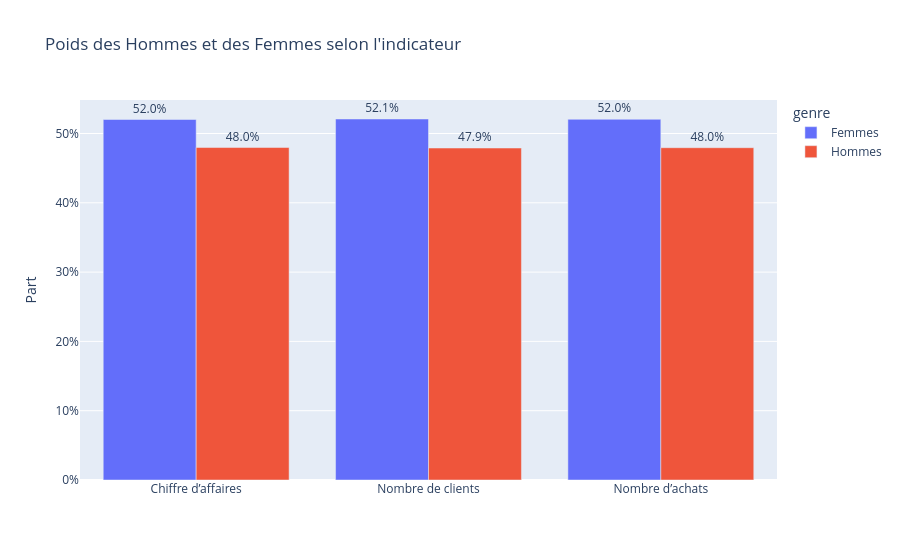

Notebook cell for this chart:
### Code cell
repartition_ca_genre = (
    metriques_clients_stats.groupby('genre', as_index=False)
    .agg(chiffre_affaires=('chiffre_affaires', 'sum'))
)

repartition_clients_genre = (
    metriques_clients_stats.groupby('genre', as_index=False)
    .agg(nombre_clients=('id_client', 'count'))
)

repartition_achats_genre = (
    ventes_stats.groupby('genre', as_index=False)
    .agg(nombre_achats=('id_produit', 'count'))
)

comparaison_genre = (
    repartition_ca_genre
    .merge(repartition_clients_genre, on='genre')
    .merge(repartition_achats_genre, on='genre')
)

comparaison_genre_long = comparaison_genre.melt(
    id_vars='genre',
    value_vars=['chiffre_affaires', 'nombre_clients', 'nombre_achats'],
    var_name='indicateur',
    value_name='valeur_brute'
)

comparaison_genre_long['part'] = (
    comparaison_genre_long['valeur_brute'] /
    comparaison_genre_long.groupby('indicateur')['valeur_brute'].transform('sum')
)

comparaison_genre_long['indicateur'] = comparaison_genre_long['indicateur'].replace({
    'chiffre_affaires': 'Chiffre d’affaires',
    'nombre_clients': 'Nombre de clients',
    'nombre_achats': 'Nombre d’achats'
})

figure_comparaison_genre = px.bar(
    comparaison_genre_long,
    x='indicateur',
    y='part',
    color='genre',
    barmode='group',
    text='part',
    title="Poids des Hommes et des Femmes selon l'indicateur",
    hover_data={
        'part': ':.1%',
        'valeur_brute': True
    }
)

figure_comparaison_genre.update_traces(
    texttemplate='%{text:.1%}',
    textposition='outside'
)

figure_comparaison_genre.update_layout(
    xaxis_title='',
    yaxis_title='Part',
    yaxis_tickformat='.0%'
)

figure_comparaison_genre.show()

### Figure 1 — Plotly figure (JSON) as saved in the notebook; plotly's stock layout.template omitted (floating-point values rounded to 4 significant figures)
{"data": [{"alignmentgroup": "True", "customdata": [[5797000.0], [4478.0], [333500.0]], "hovertemplate": "genre=Femmes<br>indicateur=%{x}<br>part=%{text:.1%}<br>valeur_brute=%{customdata[0]}<extra></extra>", "legendgroup": "Femmes", "marker": {"color": "#636efa", "pattern": {"shape": ""}}, "name": "Femmes", "offsetgroup": "Femmes", "orientation": "v", "showlegend": true, "text": [0.5202, 0.5209, 0.5205], "textposition": "outside", "texttemplate": "%{text:.1%}", "type": "bar", "x": ["Chiffre d’affaires", "Nombre de clients", "Nombre d’achats"], "xaxis": "x", "y": [0.5202, 0.5209, 0.5205], "yaxis": "y"}, {"alignmentgroup": "True", "customdata": [[5346000.0], [4118.0], [307200.0]], "hovertemplate": "genre=Hommes<br>indicateur=%{x}<br>part=%{text:.1%}<br>valeur_brute=%{customdata[0]}<extra></extra>", "legendgroup": "Hommes", "marker": {"color": "#EF553B", "pattern": {"shape": ""}}, "name": "Hommes", "offsetgroup": "Hommes", "orientation": "v", "showlegend": true, "text": [0.4798, 0.4791, 0.4795], "textposition": "outside", "texttemplate": "%{text:.1%}", "type": "bar", "x": ["Chiffre d’affaires", "Nombre de clients", "Nombre d’achats"], "xaxis": "x", "y": [0.4798, 0.4791, 0.4795], "yaxis": "y"}], "layout": {"barmode": "group", "legend": {"title": {"text": "genre"}, "tracegroupgap": 0}, "title": {"text": "Poids des Hommes et des Femmes selon l'indicateur"}, "xaxis": {"anchor": "y", "domain": [0, 1], "title": {"text": ""}}, "yaxis": {"anchor": "x", "domain": [0, 1], "tickformat": ".0%", "title": {"text": "Part"}}}}
